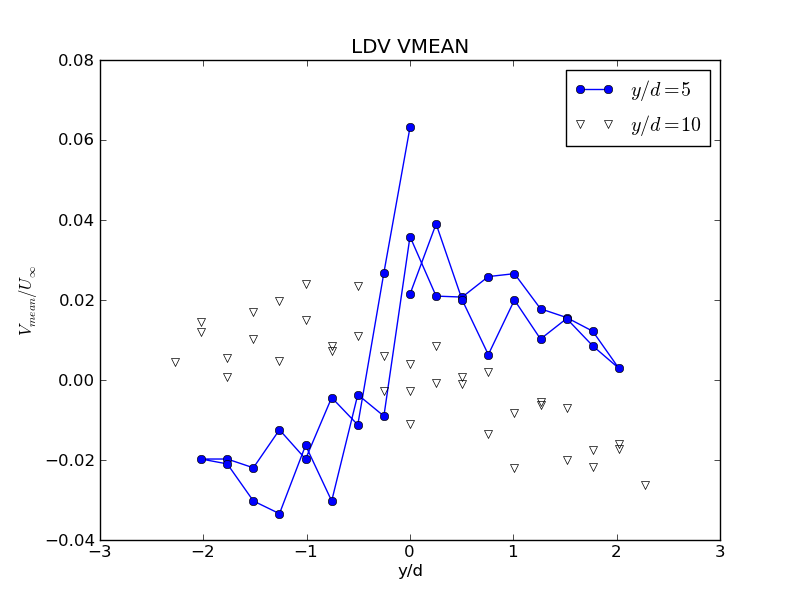

Write the Python code that produced this figure.
#!/bin/py
#
# open file
# read contents
# (re)start when third column found
#
import sys
import numpy as np

#
# open and read file
#
path = "vmean_5.txt"
file = open(path, "r+")
defect1 = []
for line in file:
    defect1.append(float(line))

path = "vmean_10.txt"
file = open(path, "r+")
defect2 = []
for line in file:
    defect2.append(float(line))

path = "vmean_yd.txt"
file = open(path, "r+")
yd = []
for line in file:
    yd.append(float(line))

path = "vmean_yd10.txt"
file = open(path, "r+")
yd2 = []
for line in file:
    yd2.append(float(line))

print len(defect1)
print len(defect2)
print len(yd)
#
# plot
#
import matplotlib.pyplot as plt
plt.subplot(1, 1, 1)
plt.plot(yd,defect1,color='blue',marker='o',label=r'$y/d=5$')
plt.plot(yd2,defect2,color='none', marker='v',label=r'$y/d=10$')
plt.title('LDV VMEAN')
plt.ylabel(r'$V_{mean}/U_{\infty}$')
plt.xlabel('y/d')
plt.legend(loc='best')
plt.savefig('vmean.png')
plt.close()

#
# steady as she goes
#
sys.exit(0)
